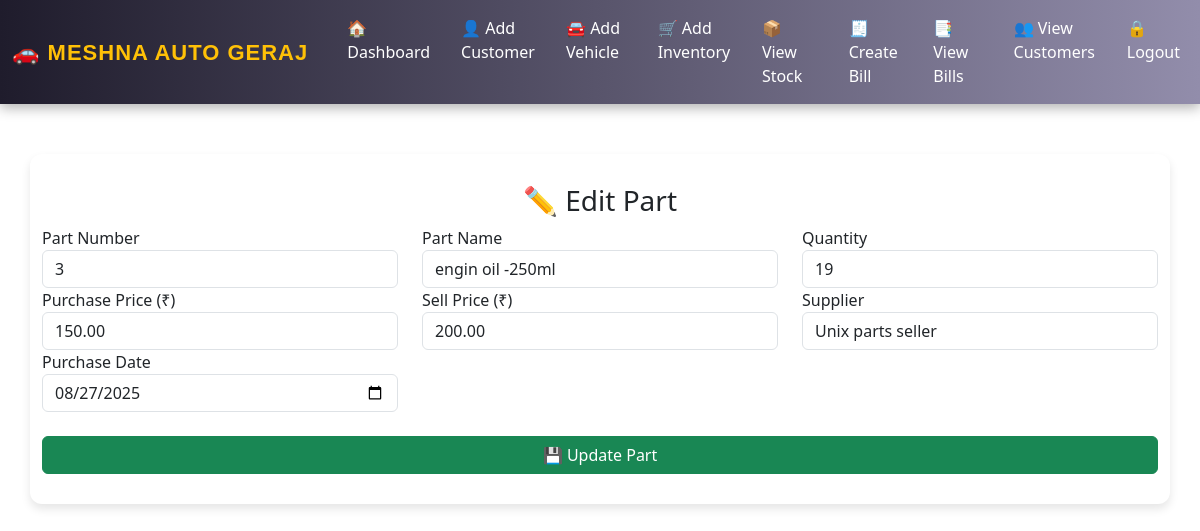
Page /edit_part.php?id=9 on the committed database.
### tables this page shows
CREATE TABLE `stock_parts` (
  `id` int(11) NOT NULL,
  `part_number` varchar(50) NOT NULL,
  `part_name` varchar(100) NOT NULL,
  `quantity` int(11) NOT NULL,
  `purchase_price` decimal(10,2) NOT NULL,
  `sell_price` decimal(10,2) NOT NULL,
  `supplier` varchar(100) DEFAULT NULL,
  `purchase_date` date DEFAULT NULL
);

### edit_part.php (the view, shortened to what this page needs)
<?php include 'db.php'; ?>
<?php
$id = $_GET['id'];
$result = $conn->query("SELECT * FROM stock_parts WHERE id = $id");
$part = $result->fetch_assoc();
?>
<!DOCTYPE html>
<html>
<head>
    <link href="https://cdn.jsdelivr.net/npm/bootstrap@5.3.0/dist/css/bootstrap.min.css" rel="stylesheet">
</head>
<body>
<?php include 'navbar.php'; ?>
<div class="container">
    <h3 class="text-center">✏️ Edit Part</h3>
    <form method="post">
        <div class="row">
            <div class="col-md-4">
                <label>Part Number</label>
                <input type="text" name="part_number" class="form-control" value="<?= $part['part_number'] ?>" required>
            </div>
            <div class="col-md-4">
                <label>Part Name</label>
                <input type="text" name="part_name" class="form-control" value="<?= $part['part_name'] ?>" required>
            </div>
            <div class="col-md-4">
                <label>Quantity</label>
                <input type="number" name="quantity" class="form-control" value="<?= $part['quantity'] ?>" required>
            </div>
            <div class="col-md-4">
                <label>Purchase Price (₹)</label>
                <input type="number" name="purchase_price" class="form-control" value="<?= $part['purchase_price'] ?>" required>
            </div>
            <div class="col-md-4">
                <label>Sell Price (₹)</label>
                <input type="number" name="sell_price" class="form-control" value="<?= $part['sell_price'] ?>" required>
            </div>
            <div class="col-md-4">
                <label>Supplier</label>
                <input type="text" name="supplier" class="form-control" value="<?= $part['supplier'] ?>" required>
            </div>
            <div class="col-md-4">
                <label>Purchase Date</label>
                <input type="date" name="purchase_date" class="form-control" value="<?= $part['purchase_date'] ?>" required>
            </div>
        </div>
        <br>
        <button type="submit" name="update" class="btn btn-success w-100">💾 Update Part</button>
    </form>
</div>
</body>
</html>

### edit_part.php (style rules this page uses)
body { background: #eef2f7; }
.container { background: white; padding: 30px; border-radius: 12px; margin-top: 50px; box-shadow: 0 5px 10px rgba(0,0,0,0.1); }

### rows in the picture
stock_parts: part_number "3", part_name "engin oil -250ml", quantity "19", purchase_price "150.00", sell_price "200.00", supplier "Unix parts seller", purchase_date "08/27/2025"
